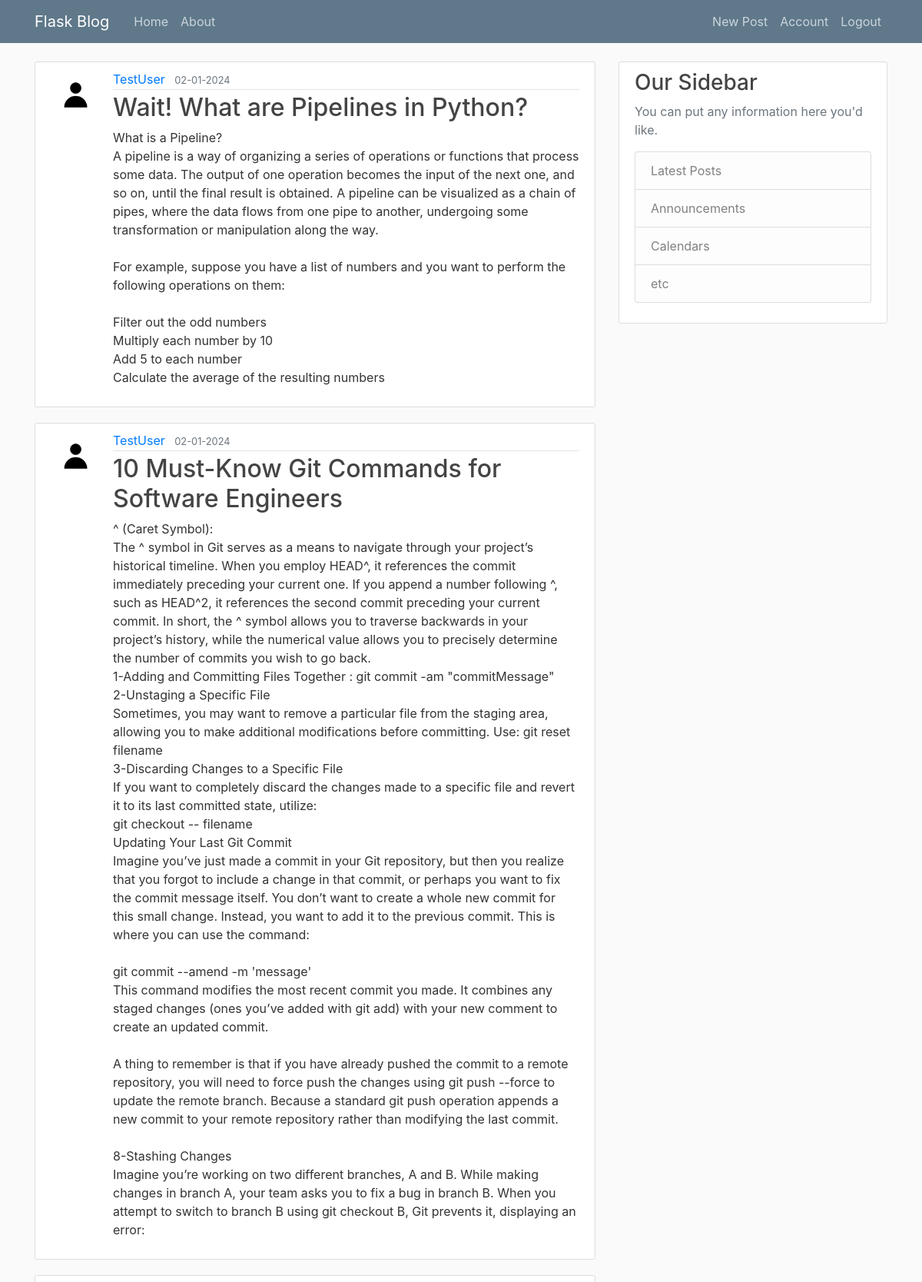
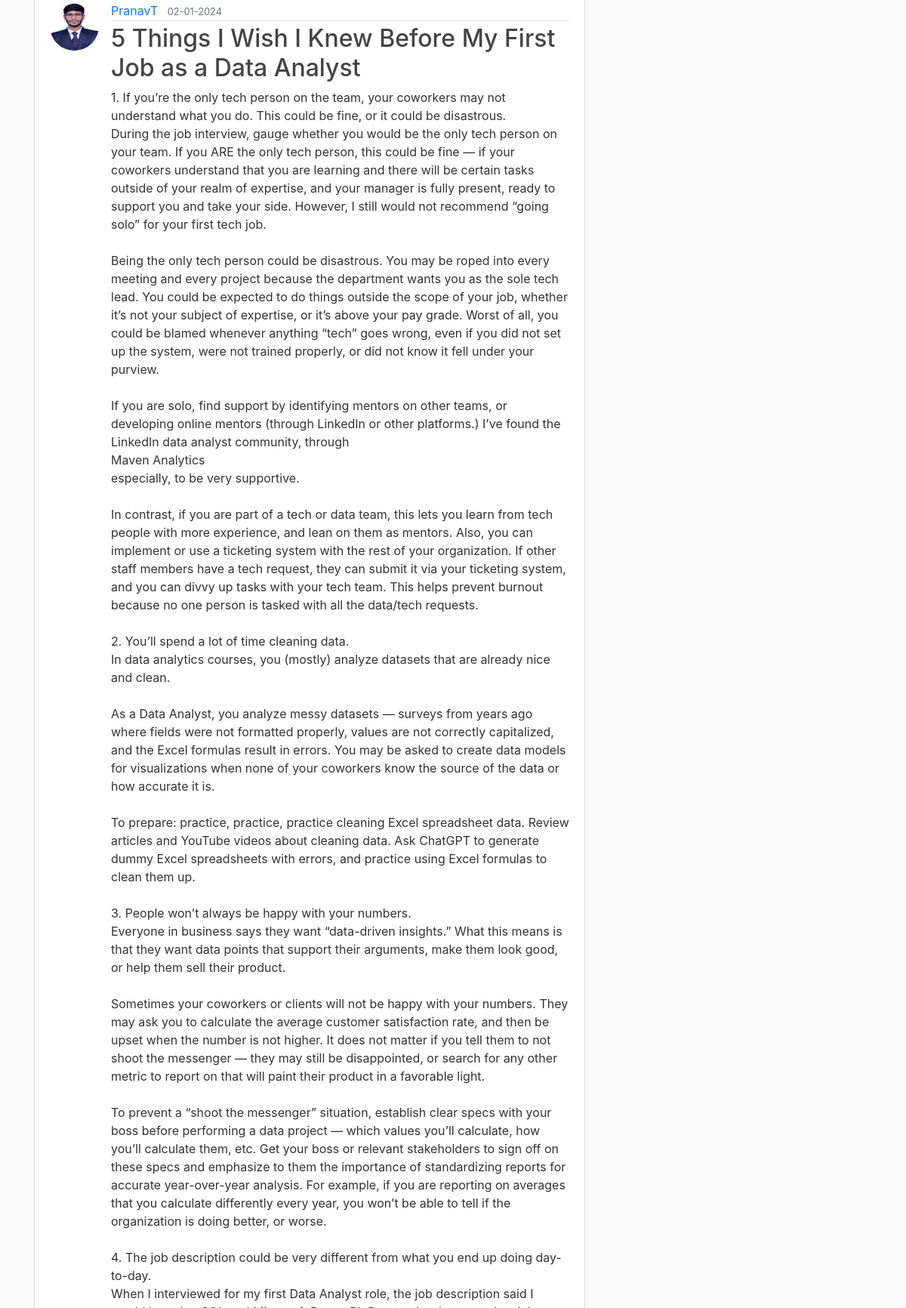
/home?page=2 (signed in, upper part), run on the app's committed database (2 pictures, top to bottom).
### flaskblog/models.py (models this page shows, shortened)
class Post(db.Model):
    id = db.Column(db.Integer, primary_key = True)
    title = db.Column(db.String(100), nullable=False)
    date_posted = db.Column(db.DateTime, nullable=False, default=datetime.now)
    content = db.Column(db.Text, nullable=False)
    user_id = db.Column(db.Integer, db.ForeignKey('user.id'), nullable=False )

class User(db.Model, UserMixin):
    id = db.Column(db.Integer, primary_key = True)
    username = db.Column(db.String(20), unique = True, nullable = False )
    email = db.Column(db.String(120), unique = True, nullable = False )
    image_file = db.Column(db.String(20), nullable=False, default='default.jpg')
    password = db.Column(db.String(60), nullable=False)
    posts = db.relationship('Post', backref='author', lazy=True)

### flaskblog/main/routes.py (the view)
@main.route("/")
@main.route("/home")
def home():
    page = request.args.get('page', 1, type=int)
    posts = Post.query.order_by(Post.date_posted.desc()).paginate(page=page, per_page=5)
    return render_template("home.html", posts=posts)

### flaskblog/models.py (called while the page is built)
@login_manager.user_loader
def load_user(user_id):
    return User.query.get(int(user_id))

### flaskblog/templates/home.html (shortened to what this page needs)
{% extends "layout.html" %}
{% block content %}
    {% for post in posts.items %}
        <article class="media content-section">
            <img src="{{ url_for('static', filename='profile_pics/' + post.author.image_file) }}" class="rounded-circle article-img">
            <div class="media-body">
            <div class="article-metadata">
                <a class="mr-2" href="{{ url_for('users.user_posts', username=post.author.username) }}">{{ post.author.username }}</a>
                <small class="text-muted">{{ post.date_posted.strftime('%d-%m-%Y') }}</small>
            </div>
            <h2><a class="article-title" href="{{ url_for('posts.post', post_id=post.id) }}">{{ post.title }}</a></h2>
            <p class="article-content">{{ post.content }}</p>
            </div>
        </article>
    {% endfor %}
{% endblock content %}

### flaskblog/static/main.css (style rules this page uses)
body { background: #fafafa; color: #333333; margin-top: 5rem; }
h1, h2, h3, h4, h5, h6 { color: #444444; }
.content-section { background: #ffffff; padding: 10px 20px; border: 1px solid #dddddd; border-radius: 3px; margin-bottom: 20px; }
.article-title { color: #444444; }
.article-content { white-space: pre-line; }
.article-img { height: 65px; width: 65px; margin-right: 16px; }
.article-metadata { padding-bottom: 1px; margin-bottom: 4px; border-bottom: 1px solid #e3e3e3 }

### data on the page
Post: image_file (placeholder picture), author.username "TestUser", date_posted "02-01-2024", title "Wait! What are Pipelines in Python?", content "What is a Pipeline? A pipeline is a way of organizing a series of operations or functions that process some data. The output of one operation becomes the input of the next one, and so on, until the final result is obtained. A pipeline can be visualized as a chain of pipes, where the data flows from one pipe to another, undergoing some transformation or manipulation along the way. For example, suppose you have a list of numbers and you want to perform the following operations on them: Filter out the odd numbers Multiply each number by 10 Add 5 to each number Calculate the average of the resulting numbers"
Post: image_file (placeholder picture), author.username "TestUser", date_posted "02-01-2024", title "10 Must-Know Git Commands for Software Engineers", content "^ (Caret Symbol): The ^ symbol in Git serves as a means to navigate through your project’s historical timeline. When you employ HEAD^, it references the commit immediately preceding your current one. If you append a number following ^, such as HEAD^2, it references the second commit preceding your current commit. In short, the ^ symbol allows you to traverse backwards in your project’s history, while the numerical value allows you to precisely determine the number of commits you wish to go back. 1-Adding and Committing Files Together : git commit -am \"commitMessage\" 2-Unstaging a Specific File Sometimes, you may want to remove a particular file from the staging area, allowing you to make…"
Post: image_file (picture), author.username "PranavT", date_posted "02-01-2024", title "5 Things I Wish I Knew Before My First Job as a Data Analyst"
